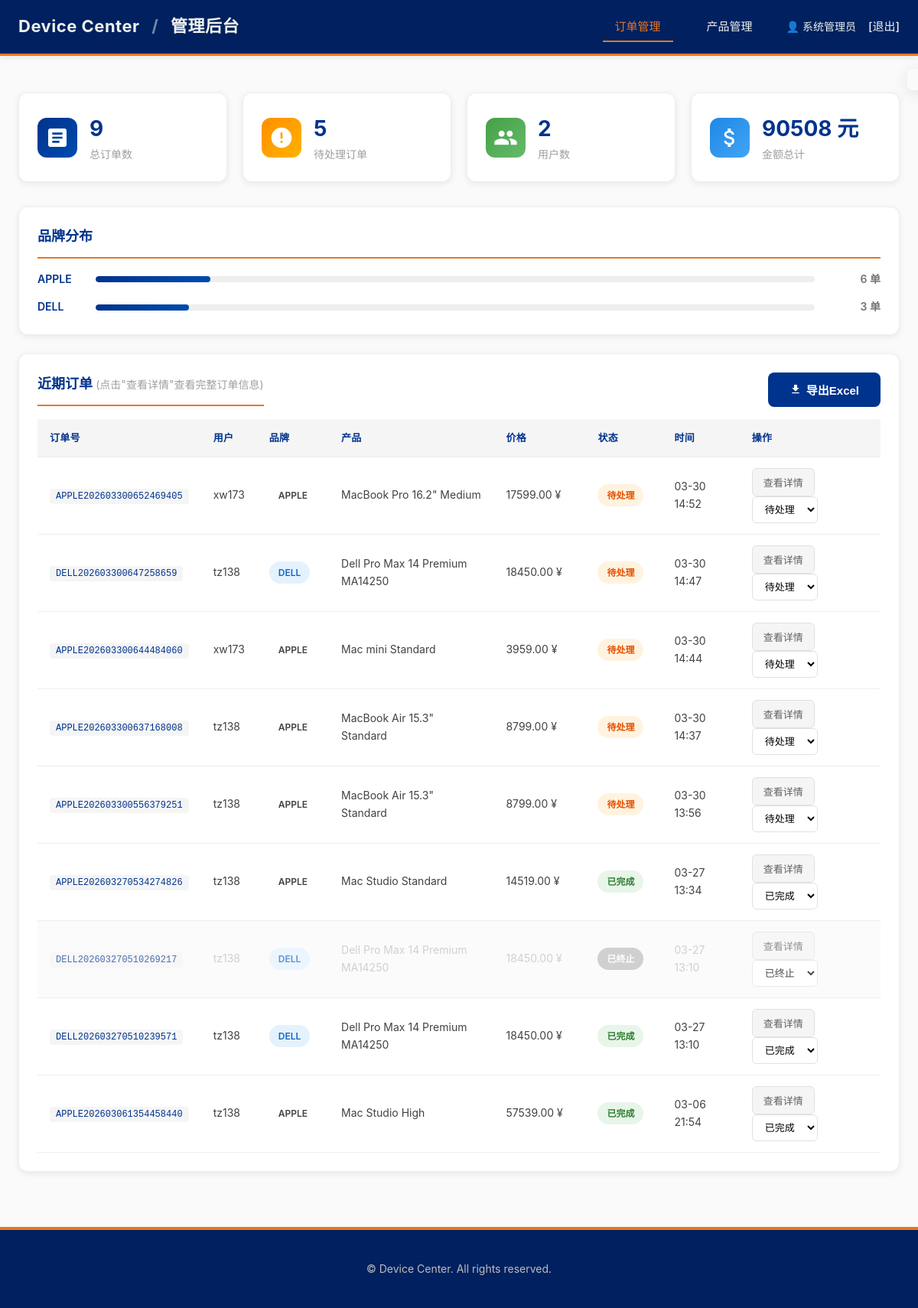
/manage/ (signed in), run on the app's committed database.
### device/models.py (models this page shows, shortened)
class Order(models.Model):
    BRAND_CHOICES = [
        ('apple', 'Apple'),
        ('dell', 'Dell'),
        ('lenovo', 'Lenovo'),
    ]
    STATUS_CHOICES = [
        ('pending', '待处理'),
        ('processing', '处理中'),
        ('completed', '已完成'),
        ('cancelled', '已取消'),
    ]
    order_number = models.CharField(max_length=50, unique=True, verbose_name='订单号')
    user_id = models.CharField(max_length=100, verbose_name='用户ID')
    user_name = models.CharField(max_length=200, blank=True, verbose_name='用户名')
    user_email = models.CharField(max_length=200, blank=True, verbose_name='用户邮箱')
    brand = models.CharField(max_length=50, choices=BRAND_CHOICES, verbose_name='品牌')
    device_type = models.CharField(max_length=50, blank=True, verbose_name='设备类型')
    model_name = models.CharField(max_length=200, verbose_name='型号名称')
    selected_cpu = models.CharField(max_length=200, blank=True, verbose_name='CPU')
    selected_memory = models.CharField(max_length=100, blank=True, verbose_name='内存')
    selected_hard_disk = models.CharField(max_length=100, blank=True, verbose_name='硬盘')
    selected_graphic_card = models.CharField(max_length=200, blank=True, verbose_name='显卡')
    selected_screen = models.CharField(max_length=200, blank=True, verbose_name='屏幕')
    selected_upgrades = models.JSONField(null=True, blank=True, verbose_name='选中升级配置')
    upgrade_price = models.DecimalField(max_digits=10, decimal_places=2, default=0, verbose_name='升级费用')
    base_price = models.DecimalField(max_digits=10, decimal_places=2, default=0, verbose_name='基础价格')
    total_price = models.DecimalField(max_digits=10, decimal_places=2, default=0, verbose_name='总价')
    status = models.CharField(max_length=20, choices=STATUS_CHOICES, default='pending', verbose_name='状态')
    remark = models.TextField(blank=True, verbose_name='备注')
    created_at = models.DateTimeField(auto_now_add=True, verbose_name='创建时间')
    updated_at = models.DateTimeField(auto_now=True, verbose_name='更新时间')
    class Meta:
        verbose_name = '订单'
        verbose_name_plural = '订单'
        ordering = ['-created_at']
        db_table = 'orders'

### device/views.py (the view)
# urls.py: path('manage/', views.admin_dashboard, name='manage'),
@require_admin
def admin_dashboard(request):
    total_orders = Order.objects.count()
    pending_orders = Order.objects.filter(status='pending').count()
    total_users = Order.objects.values('user_id').distinct().count()
    total_revenue = Order.objects.filter(status='completed').aggregate(
        total=models.Sum('total_price')
    )['total'] or 0
    recent_orders = Order.objects.all()[:10]
    brand_stats = Order.objects.values('brand').annotate(
        count=Count('id'),
        total=models.Sum('total_price')
    )
    return render(request, 'admin/dashboard.html', {
        'total_orders': total_orders,
        'pending_orders': pending_orders,
        'total_users': total_users,
        'total_revenue': total_revenue,
        'recent_orders': recent_orders,
        'brand_stats': brand_stats,
    })

### device/context_processors.py (called while the page is built)
def global_settings(request):
    user_id = request.session.get('user_id')
    is_admin = request.session.get('is_admin', False)
    is_logged_in = bool(user_id or is_admin)
    user_display = request.session.get('admin_name') or request.session.get('user_name', '') or ''
    return {
        'BRAND': 'Device Center',
        'CURRENT_YEAR': datetime.now().year,
        'DEBUG': settings.DEBUG,
        'is_logged_in': is_logged_in,
        'user_display': user_display,
        'is_admin': is_admin,
        'user_id': user_id,
        'user_name': request.session.get('user_name'),
        'admin_name': request.session.get('admin_name'),
    }

### device/views.py (called while the page is built, shortened)
def require_admin(view_func):
    @wraps(view_func)
    def wrapper(request, *args, **kwargs):
        return view_func(request, *args, **kwargs)
    return wrapper

### templates/admin/dashboard.html (shortened to what this page needs)
<!DOCTYPE html>
<html lang="zh-CN">
{% load static %}
<head>
    <link rel="stylesheet" href="{% static 'css/style.css' %}">
</head>
<body>
    <header class="header">
        <div class="container">
            <div class="header-content">
                <h1 class="logo"><a href="{% url 'manage' %}">Device Center</a> <span class="brand-separator">/</span> <span class="current-brand">管理后台</span></h1>
                <nav class="nav">
                    <a href="#" class="nav-link active" id="nav-orders" onclick="switchAdminTab('orders', this)">订单管理</a>
                    <a href="#" class="nav-link" id="nav-products" onclick="switchAdminTab('products', this)">产品管理</a>
                    <span class="user-info">
                        👤 {{ admin_name }}
                        <a href="{% url 'logout' %}" class="btn-link">[退出]</a>
                    </span>
                </nav>
            </div>
        </div>
    </header>
    <main class="main admin-main" id="orders-section">
        <div class="container">
            <section class="stats-grid">
                <div class="stat-card">
                    <div class="stat-icon">
                        <svg viewBox="0 0 24 24" width="32" height="32" fill="currentColor">
                            <path d="M19 3H5c-1.1 0-2 .9-2 2v14c0 1.1.9 2 2 2h14c1.1 0 2-.9 2-2V5c0-1.1-.9-2-2-2zm-5 14H7v-2h7v2zm3-4H7v-2h10v2zm0-4H7V7h10v2z"/>
                        </svg>
                    </div>
                    <div class="stat-content">
                        <span class="stat-value">{{ total_orders }}</span>
                        <span class="stat-label">总订单数</span>
                    </div>
                </div>
                <div class="stat-card warning">
                    <div class="stat-icon">
                        <svg viewBox="0 0 24 24" width="32" height="32" fill="currentColor">
                            <path d="M12 2C6.48 2 2 6.48 2 12s4.48 10 10 10 10-4.48 10-10S17.52 2 12 2zm1 15h-2v-2h2v2zm0-4h-2V7h2v6z"/>
                        </svg>
                    </div>
                    <div class="stat-content">
                        <span class="stat-value">{{ pending_orders }}</span>
                        <span class="stat-label">待处理订单</span>
                    </div>
                </div>
                <div class="stat-card success">
                    <div class="stat-icon">
                    </div>
                    <div class="stat-content">
                        <span class="stat-value">{{ total_users }}</span>
                        <span class="stat-label">用户数</span>
                    </div>
                </div>
                <div class="stat-card info">
                    <div class="stat-icon">
                    </div>
                    <div class="stat-content">
                        <span class="stat-value">{{ total_revenue }} 元</span>
                        <span class="stat-label">金额总计</span>
                    </div>
                </div>
            </section>
            <section class="brand-stats">
                <h3>品牌分布</h3>
                <div class="brand-stat-list">
                    {% for stat in brand_stats %}
                    <div class="brand-stat-item">
                        <span class="brand-name">{{ stat.brand|upper }}</span>
                        <div class="brand-bar">
                            <div class="brand-bar-fill" style="width: {{ stat.count|add:10 }}%;"></div>
                        </div>
                        <span class="brand-count">{{ stat.count }} 单</span>
                    </div>
                    {% endfor %}
                </div>
            </section>
            <section class="order-list">
                <div style="display: flex; justify-content: space-between; align-items: center; margin-bottom: 16px;">
                    <h3 style="margin: 0;">近期订单 <small style="font-weight: normal; color: var(--gray-500); font-size: 14px;">(点击"查看详情"查看完整订单信息)</small></h3>
                    <button class="btn btn-primary" onclick="exportOrdersExcel()" style="display: flex; align-items: center; gap: 6px;">
                        <svg viewBox="0 0 24 24" width="16" height="16" fill="currentColor">
                            <path d="M19 9h-4V3H9v6H5l7 7 7-7zM5 18v2h14v-2H5z"/>
                        </svg>
                        导出Excel
                    </button>
                </div>
                <div class="table-container">
                    <table class="data-table">
                        <thead>
                            <tr>
                                <th>订单号</th>
                                <th>用户</th>
                                <th>品牌</th>
                                <th>产品</th>
                                <th>价格</th>
                                <th>状态</th>
                                <th>时间</th>
                                <th>操作</th>
                            </tr>
                        </thead>
                        <tbody id="orderTableBody">
                            {% for order in recent_orders %}
                            <tr class="order-row {% if order.status == 'cancelled' %}order-row-cancelled{% endif %}" data-order-id="{{ order.id }}" data-status="{{ order.status }}">
                                <td><code>{{ order.order_number }}</code></td>
                                <td>{{ order.user_name }}</td>
                                <td><span class="badge brand-{{ order.brand }}">{{ order.brand|upper }}</span></td>
                                <td>{{ order.model_name }}</td>
                                <td width="120px">{{ order.total_price }} ¥</td>
                                <td width="100px">
                                    <span class="badge status-{{ order.status }}" id="status-badge-{{ order.id }}">
                                        {% if order.status == 'pending' %}待处理
                                        {% elif order.status == 'processing' %}处理中
                                        {% elif order.status == 'completed' %}已完成
                                        {% elif order.status == 'cancelled' %}已终止
                                        {% endif %}
                                    </span>
                                </td>
                                <td>{{ order.created_at|date:"m-d H:i" }}</td>
                                <td>
                                    <button class="btn-detail" onclick="viewOrderDetail({{ order.id }})">查看详情</button>
                                    <select onchange="confirmStatusChange({{ order.id }}, this.value)" class="status-select" id="status-select-{{ order.id }}">
                                        <option value="pending" {% if order.status == 'pending' %}selected{% endif %}>待处理</option>
                                        <option value="completed" {% if order.status == 'completed' %}selected{% endif %}>已完成</option>
                                        <option value="cancelled" {% if order.status == 'cancelled' %}selected{% endif %}>已终止</option>
                                    </select>
                                </td>
                            </tr>
                            {% empty %}
                            <tr>
                                <td colspan="8" class="empty-text">暂无订单</td>
                            </tr>
                            {% endfor %}
                        </tbody>
                    </table>
                </div>
            </section>
        </div>
    </main>
    <div id="toast" class="toast"></div>
    <footer class="footer">
        <div class="container">
            <p>&copy; {{ current_year }} Device Center. All rights reserved.</p>
        </div>
    </footer>
</body>
</html>

### templates/admin/dashboard.html (style rules this page uses)
.status-pending { background: #FFF3E0; color: #E65100; }
.status-completed { background: #E8F5E9; color: #2E7D32; }
.status-cancelled { background: #FFEBEE; color: #C62828; }
.order-row-cancelled { background-color: #fafafa !important; opacity: 0.7; }
.order-row-cancelled td { color: var(--gray-400); }
.order-row-cancelled .badge.status-cancelled { background: var(--gray-400); color: white; }
.btn-detail { padding: 8px 14px; font-size: 13px; background: var(--gray-100); border: 1px solid var(--gray-300); border-radius: 6px; cursor: pointer; margin-right: 6px; transition: var(--transition); color: var(--gray-700); font-weight: 500; }
.toast { position: fixed; top: 90px; right: 24px; padding: 14px 24px; border-radius: 8px; font-size: 14px; font-weight: 500; z-index: 2000; transform: translateX(120%); transition: transform 0.3s ease; box-shadow: var(--shadow-md); }
.nav-link { padding: 8px 16px; border-radius: 6px; color: var(--gray-600); text-decoration: none; font-weight: 500; transition: var(--transition); margin-right: 8px; }
.nav-link.active { padding: 8px 16px; border-radius: 6px; color: var(--gray-600); text-decoration: none; font-weight: 500; transition: var(--transition); margin-right: 8px; }

### data on the page
Order: order_number "APPLE202603300652469405", user_name "xw173", brand "APPLE", model_name "MacBook Pro 16.2\" Medium", total_price "17599.00", shows "待处理", created_at "03-30 14:52", status+id "待处理"
Order: order_number "DELL202603300647258659", user_name "tz138", brand "DELL", model_name "Dell Pro Max 14 Premium MA14250", total_price "18450.00", shows "待处理", created_at "03-30 14:47", status+id "待处理"
Order: order_number "APPLE202603300644484060", user_name "xw173", brand "APPLE", model_name "Mac mini Standard", total_price "3959.00", shows "待处理", created_at "03-30 14:44", status+id "待处理"
Order: order_number "APPLE202603300637168008", user_name "tz138", brand "APPLE", model_name "MacBook Air 15.3\" Standard", total_price "8799.00", shows "待处理", created_at "03-30 14:37", status+id "待处理"
Order: order_number "APPLE202603300556379251", user_name "tz138", brand "APPLE", model_name "MacBook Air 15.3\" Standard", total_price "8799.00", shows "待处理", created_at "03-30 13:56", status+id "待处理"
Order: order_number "APPLE202603270534274826", user_name "tz138", brand "APPLE", model_name "Mac Studio Standard", total_price "14519.00", shows "已完成", created_at "03-27 13:34", status+id "已完成"
Order: order_number "DELL202603270510269217", user_name "tz138", brand "DELL", model_name "Dell Pro Max 14 Premium MA14250", total_price "18450.00", shows "已终止", created_at "03-27 13:10", status+id "已终止"
Order: order_number "DELL202603270510239571", user_name "tz138", brand "DELL", model_name "Dell Pro Max 14 Premium MA14250", total_price "18450.00", shows "已完成", created_at "03-27 13:10", status+id "已完成"
Order: order_number "APPLE202603061354458440", user_name "tz138", brand "APPLE", model_name "Mac Studio High", total_price "57539.00", shows "已完成", created_at "03-06 21:54", status+id "已完成"

### other printed values
{{ admin_name }} "系统管理员"
{{ total_orders }} "9"
{{ pending_orders }} "5"
{{ total_users }} "2"
{{ total_revenue }} "90508"
{{ stat.brand|upper }} "APPLE" "DELL"
{{ stat.count }} "6" "3"
